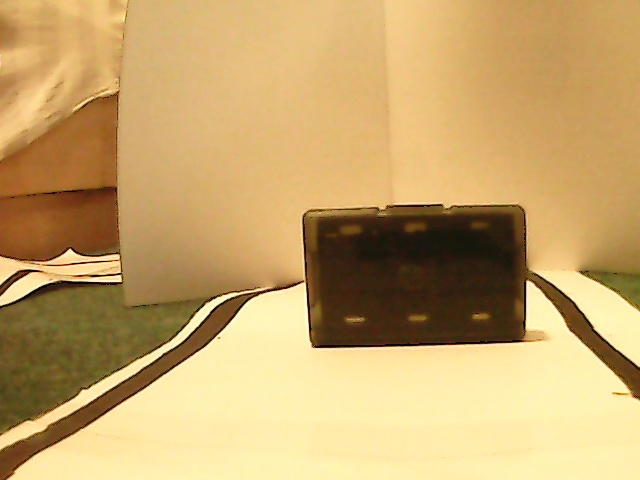
#> input picture data/L/1.jpg, 640 x 480 px, found by its file name
$ python stereo_disparity.py
#> lines starting #> are read from the running program, lines starting #| are printed output that depends on the picture
# -*- coding: utf-8 -*-
"""
Created on Wed Dec 30 21:04:06 2020

@author: gkm0120
"""
import numpy as np
import cv2

# Reading the left and right images.

imgL = cv2.imread("/home/pi/car2/data/L/1.jpg",0)
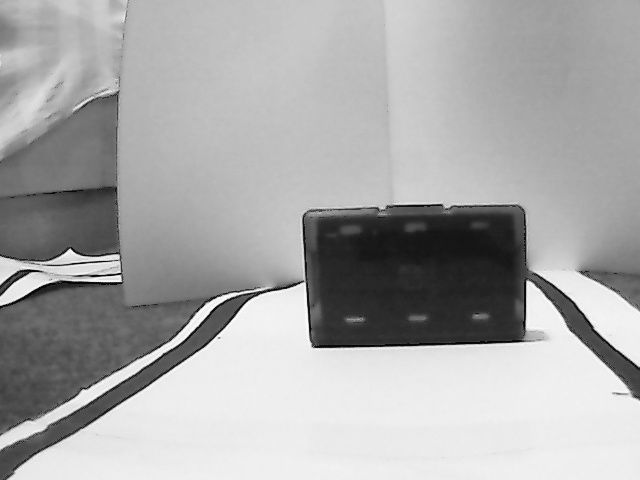
#> imgL: shape (480, 640); min 1, max 255, mean 168.8
imgR = cv2.imread("/home/pi/car2/data/R/1.jpg",0)
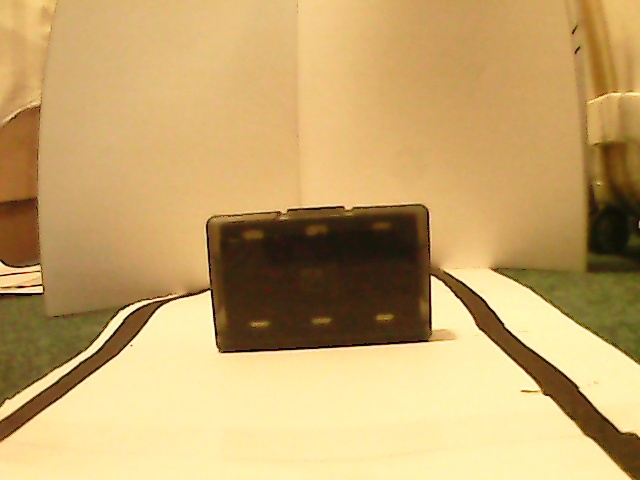
#> input picture data/R/1.jpg, 640 x 480 px, found by its file name
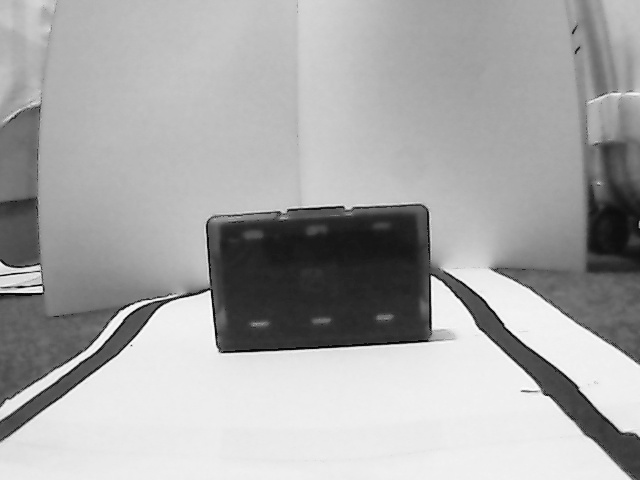
#> imgR: shape (480, 640); min 2, max 255, mean 168.5

# Setting parameters for StereoSGBM algorithm
'''
minDisparity = 0;
numDisparities = 64;
blockSize = 11;
disp12MaxDiff = 1;
uniquenessRatio = 10;
speckleWindowSize = 10;
speckleRange = 8;
'''
minDisparity = 16;
numDisparities = 160 - 16;
blockSize = 3;
disp12MaxDiff = 1;
uniquenessRatio = 10;
speckleWindowSize = 100;
speckleRange = 2;
P1 = 8 * blockSize * blockSize
P2 = 32 * blockSize * blockSize
# Creating an object of StereoSGBM algorithm
stereo = cv2.StereoSGBM_create(
    minDisparity = minDisparity,
    numDisparities = numDisparities,
    blockSize = blockSize,
    P1 = P1,
    P2 = P2,
    disp12MaxDiff = disp12MaxDiff,
    uniquenessRatio = uniquenessRatio,
    speckleWindowSize = speckleWindowSize,
    speckleRange = speckleRange
)

# Calculating disparith using the StereoSGBM algorithm
disp = stereo.compute(imgL, imgR).astype(np.float32)
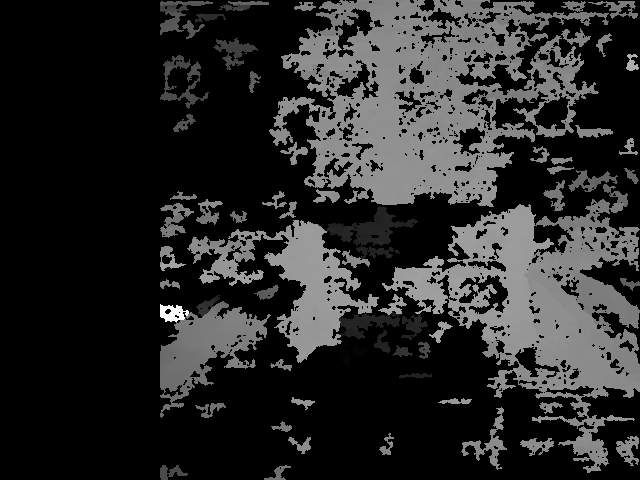
#> disp: shape (480, 640) float32; min 240, max 2382, mean 580.1; drawn with min black and max white
disp = cv2.normalize(disp,0,255,cv2.NORM_MINMAX)

# Displaying the disparity map
cv2.imshow("disparity",disp)
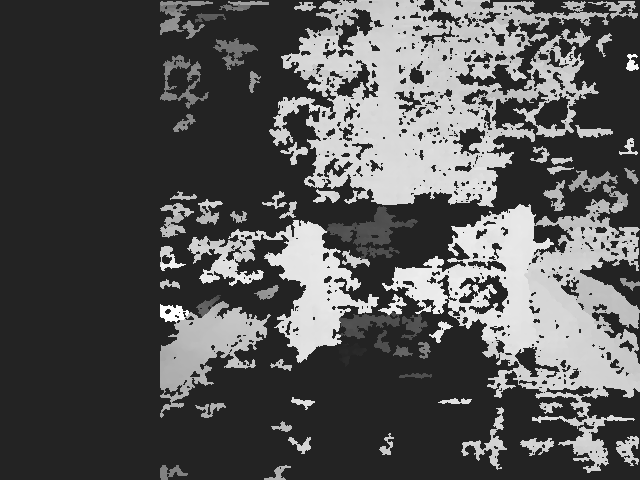
#> window 'disparity': shape (480, 640); min 35, max 255, mean 85.7
cv2.waitKey(0)
